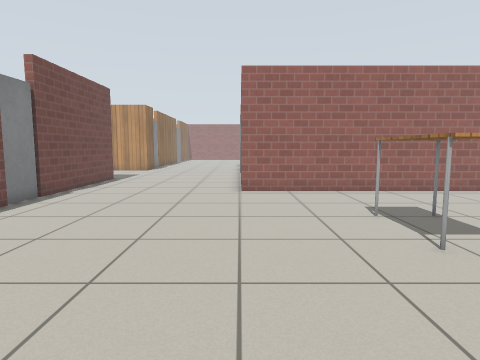
View 1 (above)

21 first-person views from a walk through a Gazebo world. The camera is 0.9 m above the floor, tilts 6° down and sees 75° across. The floor is counted in squares, 0.5 m on a side. Each view is taken from the middle of a square. On the plan, view 1 faces up. The plan holds only what a view shows up to about 16 squares ahead; the rest is blank. Robots are left out. Simple patterns stand in for the simulator's built-in surfaces.

View 2
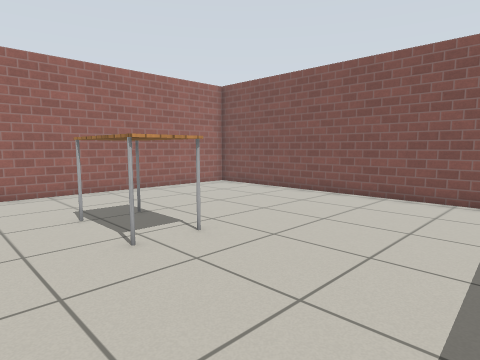

View 3
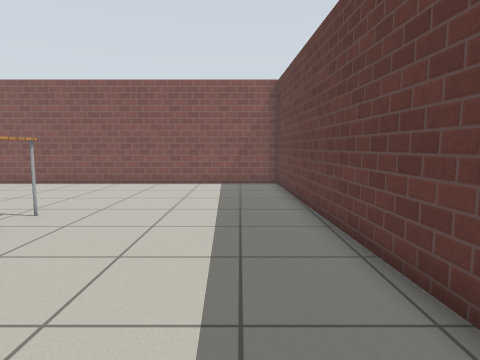

View 4
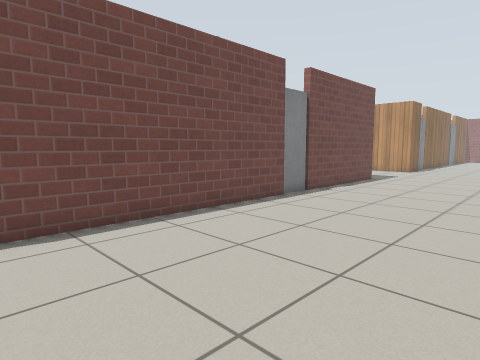

View 5
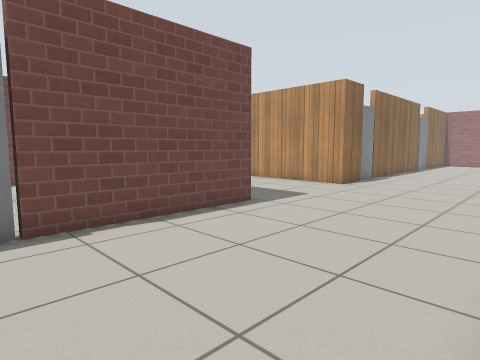

View 6
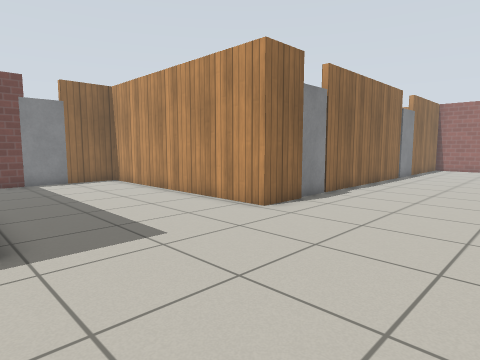

View 7
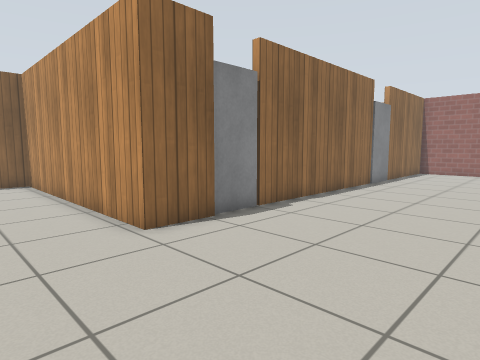

View 8
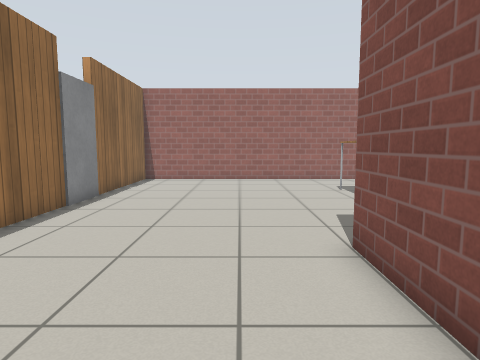

View 9
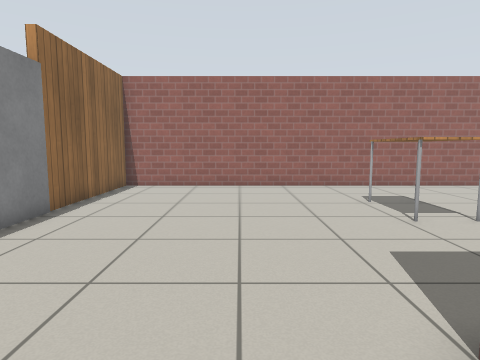

View 10
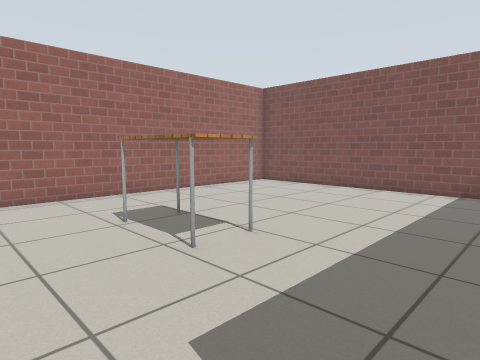

View 11
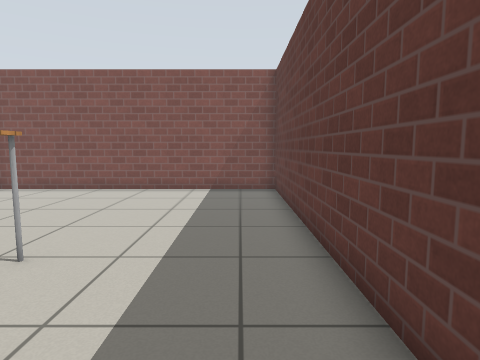

View 12
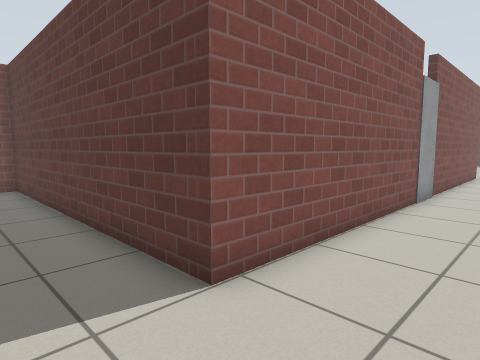

View 13
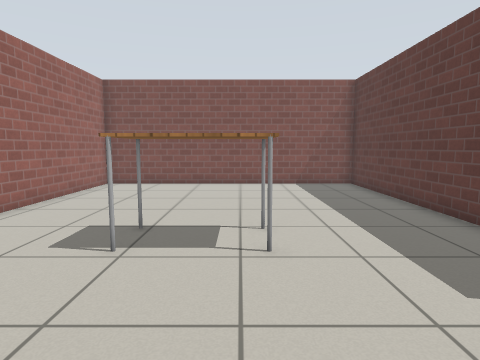

View 14
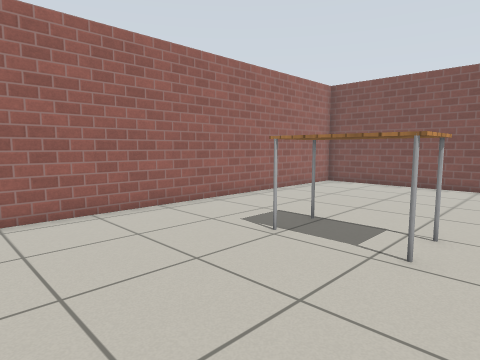

View 15
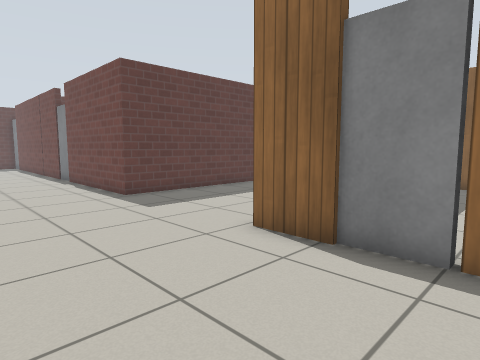

View 16
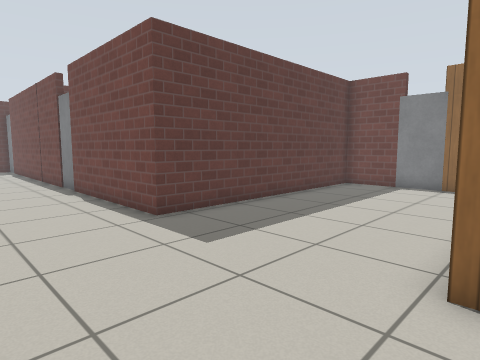

View 17
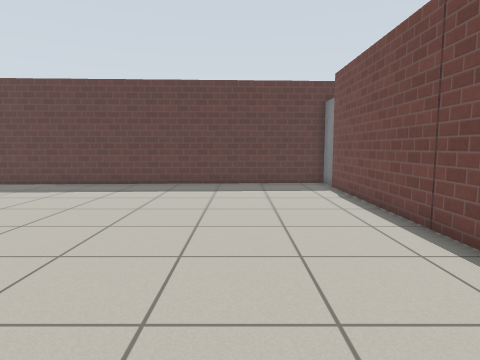

View 18
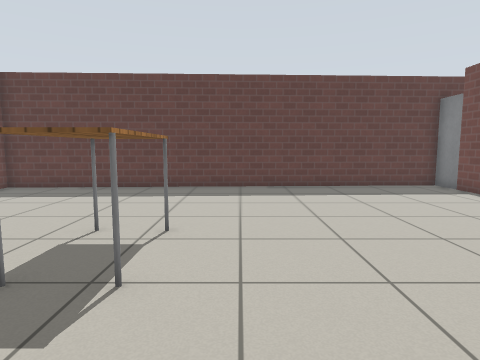

View 19
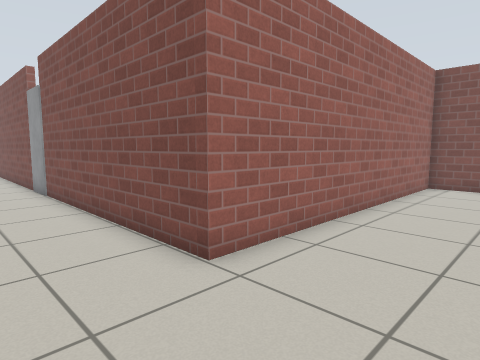

View 20
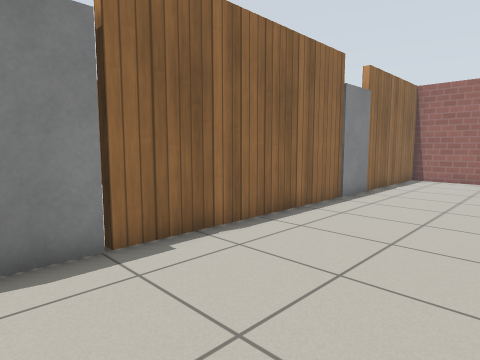

View 21
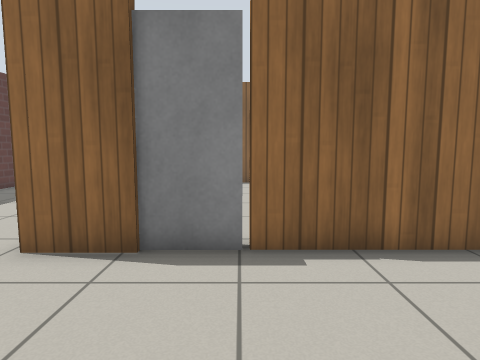

### Floor plan
Points are (right, up) in squares from view 1. A wall is a line through its corners. A room is listed if a view was taken in it or the views show most of it. See-through windows are left out.
Room 1 (views 1, 2, 3, 4, 5, 6, 7, 8, 9, 10, 11, 12, 13, 14, 15, 16, 17, 18, 19, 20, 21)
walls: (0, 23.9) (0, 32.5) (12.4, 32.5) (12.4, 44.6) (-7.3, 44.6) (-7.3, 38.6); (-7.3, 26.4) (-7.3, 24.3) (-17.9, 24.2) (-17.9, 21.8); (-7.3, 9.6) (-7.3, -1.2); (-7.3, 36.5) (-7.3, 28.4); (-17.9, 20.1) (-17.9, 17.7) (-7.3, 17.7) (-7.3, 11.4); (-7.2, -2.7) (12.4, -1.8) (12.4, 12.8) (0, 12.8) (0, 22.2)
objects: door leaf (-18, 21); door leaf (-8, 10) to (-7, 11); door leaf (-8, 27) to (-7, 28); door leaf (-8, 37) to (-7, 38); table (2, 37) to (4, 40); table (4, 5) to (5, 8)

Where each view was taken, in squares from view 1:
view 1: 0 up, 0 right, facing up
view 2: 0 up, 1 right, facing up-right
view 3: 0 up, 3 left, facing right
view 4: 0 up, 0 right, facing up-left
view 5: 10 up, 0 right, facing up-left
view 6: 17 up, 1 left, facing up-left
view 7: 21 up, 1 left, facing up-left
view 8: 27 up, 2 left, facing up
view 9: 30 up, 2 left, facing up
view 10: 33 up, 1 left, facing up-right
view 11: 34 up, 1 left, facing right
view 12: 35 up, 3 left, facing down-right
view 13: 38 up, 3 left, facing right
view 14: 36 up, 3 left, facing up-right
view 15: 29 up, 2 left, facing down-left
view 16: 25 up, 3 left, facing down-left
view 17: 13 up, 3 left, facing down
view 18: 12 up, 2 right, facing down
view 19: 9 up, 3 left, facing up-right
view 20: 26 up, 2 left, facing up-left
view 21: 28 up, 2 left, facing left
